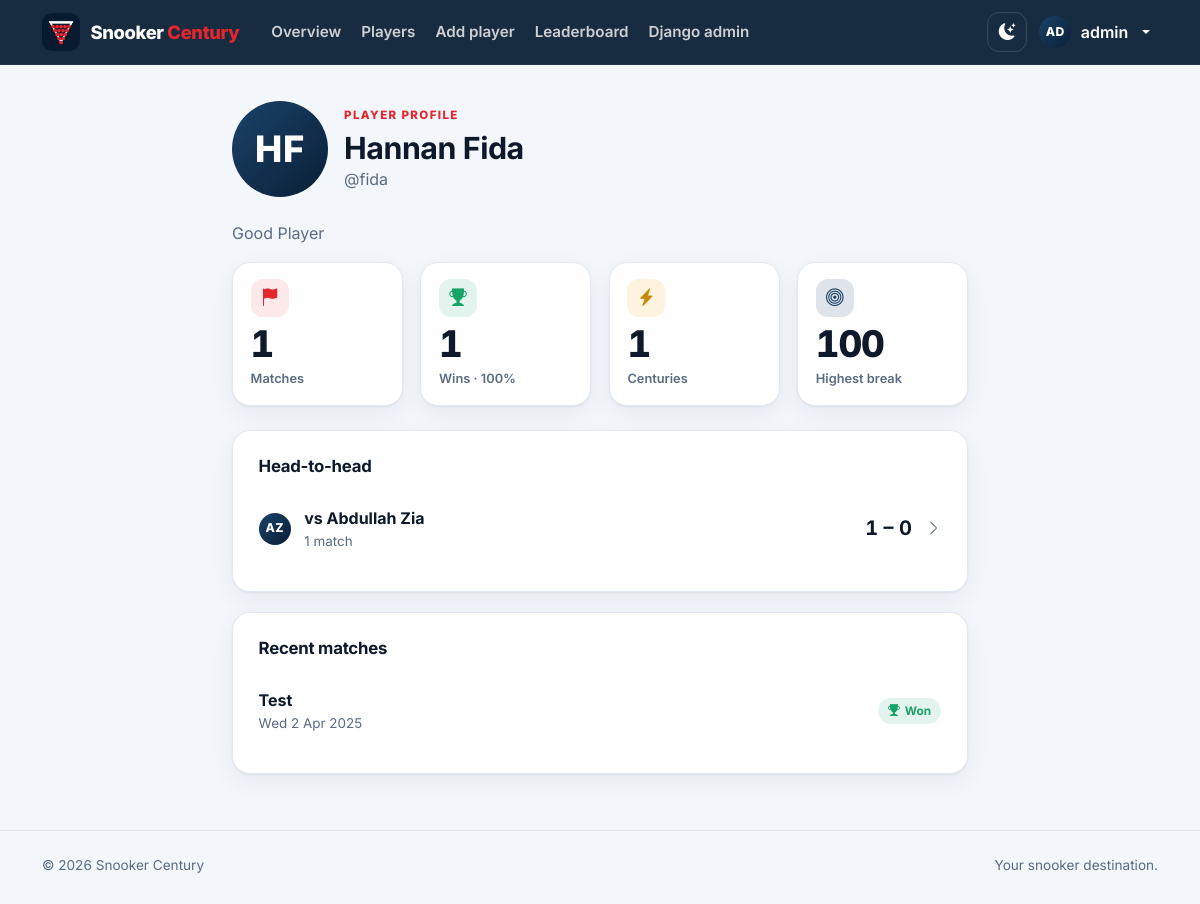
The page /stats/player/fida/ (signed in) on the database its author committed.
### accounts/models.py (models this page shows, shortened)
class User(AbstractUser):
    is_admin = models.BooleanField(default=False)
    bio = models.TextField(blank=True)
    profile_picture = models.ImageField(upload_to="profile_pics/", blank=True, null=True)
    @property
    def is_site_admin(self):
        return bool(self.is_admin or self.is_superuser)
    @property
    def display_name(self):
        return self.get_full_name().strip() or self.username
    @property
    def initials(self):
        parts = [p for p in (self.first_name, self.last_name) if p]
        if parts:
            return "".join(p[0] for p in parts[:2]).upper()
        return (self.username[:2] or "?").upper()

### stats/models.py (models this page shows, shortened)
class PlayerStats(models.Model):
    player = models.OneToOneField(settings.AUTH_USER_MODEL, on_delete=models.CASCADE, related_name="stats")
    total_matches = models.IntegerField(default=0)
    wins = models.IntegerField(default=0)
    highest_break = models.IntegerField(default=0)
    total_centuries = models.IntegerField(default=0)
    last_updated = models.DateTimeField(auto_now=True)
    @property
    def win_rate(self):
        return round(100 * self.wins / self.total_matches) if self.total_matches else 0

class PlayerVsPlayerStats(models.Model):
    player1 = models.ForeignKey(settings.AUTH_USER_MODEL, on_delete=models.CASCADE, related_name="stats_as_player1")
    player2 = models.ForeignKey(settings.AUTH_USER_MODEL, on_delete=models.CASCADE, related_name="stats_as_player2")
    player1_wins = models.IntegerField(default=0)
    player2_wins = models.IntegerField(default=0)
    total_matches = models.IntegerField(default=0)
    last_updated = models.DateTimeField(auto_now=True)
    class Meta:
        unique_together = ["player1", "player2"]
        verbose_name = "Player vs Player Stats"
        verbose_name_plural = "Player vs Player Stats"

### matches/models.py (models this page shows, shortened)
class MatchPlayer(models.Model):
    match = models.ForeignKey(Match, on_delete=models.CASCADE, related_name='players')
    player = models.ForeignKey(settings.AUTH_USER_MODEL, on_delete=models.CASCADE, related_name='matches')
    total_score = models.IntegerField(default=0)
    highest_break = models.IntegerField(default=0)
    is_winner = models.BooleanField(null=True, blank=True)
    class Meta:
        unique_together = ['match', 'player']

class Match(models.Model):
    title = models.CharField(max_length=255)
    date = models.DateTimeField(auto_now_add=True)
    location = models.CharField(max_length=255, blank=True)
    notes = models.TextField(blank=True)
    is_active = models.BooleanField(default=True)
    created_by = models.ForeignKey(settings.AUTH_USER_MODEL, on_delete=models.CASCADE, related_name='created_matches')
    class Meta:
        verbose_name = "Match"
        verbose_name_plural = "Matches"
        ordering = ['-date']

### stats/views.py (the view)
# urls.py: path("", views.player_stats, name="my_stats"),
@login_required
def player_stats(request, username=None):
    player = get_object_or_404(User, username=username) if username else request.user
    stats, created = PlayerStats.objects.get_or_create(player=player)
    if created or request.GET.get("refresh_stats"):
        stats.update_stats()
    entries = (
        MatchPlayer.objects.filter(player=player)
        .select_related("match")
        .prefetch_related("match__players")
        .order_by("-match__date")[:10]
    )
    recent_matches = [{"entry": e, "match": e.match, "result": result_for(e)} for e in entries]
    head_to_head = (
        PlayerVsPlayerStats.objects.filter(Q(player1=player) | Q(player2=player))
        .filter(total_matches__gt=0)
        .select_related("player1", "player2")
    )
    rivalries = []
    for record in head_to_head:
        mine, theirs, opponent = (
            (record.player1_wins, record.player2_wins, record.player2)
            if record.player1_id == player.id
            else (record.player2_wins, record.player1_wins, record.player1)
        )
        rivalries.append({"record": record, "opponent": opponent, "mine": mine, "theirs": theirs})
    context = {
        "player": player,
        "stats": stats,
        "is_self": player.id == request.user.id,
        "recent_matches": recent_matches,
        "rivalries": rivalries,
    }
    return render(request, "player_stats.html", context)

### matches/services.py (called while the page is built)
def result_for(entry):
    match = entry.match
    if match.is_active:
        return "live"
    if entry.is_winner:
        return "won"
    if any(p.is_winner for p in match.players.all()):
        return "lost"
    return "draw"

### templates/player_stats.html (shortened to what this page needs)
{% extends "base.html" %}
{% block content %}
<div class="container container-narrow page">
  <div class="page-head">
    <div class="profile-hero">
      {% include "partials/avatar.html" with u=player size="avatar-xl" %}
      <div>
        <div class="eyebrow">{% if is_self %}My statistics{% else %}Player profile{% endif %}</div>
        <h1>{{ player.display_name }}</h1>
        <div class="text-muted">@{{ player.username }}</div>
      </div>
    </div>
  </div>
  {% if player.bio %}<p class="text-muted">{{ player.bio|linebreaksbr }}</p>{% endif %}
  <div class="kpis mb-4">
    <div class="kpi"><div class="kpi-icon"><i class="bi bi-flag-fill"></i></div><div class="kpi-value">{{ stats.total_matches }}</div><div class="kpi-label">Matches</div></div>
    <div class="kpi k-green"><div class="kpi-icon"><i class="bi bi-trophy-fill"></i></div><div class="kpi-value">{{ stats.wins }}</div><div class="kpi-label">Wins · {{ stats.win_rate }}%</div></div>
    <div class="kpi k-gold"><div class="kpi-icon"><i class="bi bi-lightning-charge-fill"></i></div><div class="kpi-value">{{ stats.total_centuries }}</div><div class="kpi-label">Centuries</div></div>
    <div class="kpi k-navy"><div class="kpi-icon"><i class="bi bi-bullseye"></i></div><div class="kpi-value">{{ stats.highest_break }}</div><div class="kpi-label">Highest break</div></div>
  </div>
  <section class="panel" aria-labelledby="h2h-h">
    <h2 class="panel-title" id="h2h-h">Head-to-head</h2>
    {% if rivalries %}
    <ul class="rows">
      {% for r in rivalries %}
      <li>
        <a class="row-item" href="{% url 'player_vs_player' player.username r.opponent.username %}">
          {% include "partials/avatar.html" with u=r.opponent size="avatar-sm" %}
          <div class="grow"><div class="t">vs {{ r.opponent.display_name }}</div><div class="s">{{ r.record.total_matches }} match{{ r.record.total_matches|pluralize:"es" }}</div></div>
          <div class="fw-bold tabular fs-5">{{ r.mine }} – {{ r.theirs }}</div>
          <i class="bi bi-chevron-right text-muted"></i>
        </a>
      </li>
      {% endfor %}
    </ul>
    {% else %}
    <div class="empty"><i class="bi bi-people"></i><p class="mb-0">No finished head-to-head matches yet.</p></div>
    {% endif %}
  </section>
  <section class="panel" aria-labelledby="rm-h">
    <h2 class="panel-title" id="rm-h">Recent matches</h2>
    {% if recent_matches %}
    <ul class="rows">
      {% for row in recent_matches %}
      <li class="row-item">
        <div class="grow"><div class="t">{{ row.match.title }}</div><div class="s">{{ row.match.date|date:"D j M Y" }}</div></div>
        {% include "partials/result_chip.html" with result=row.result %}
      </li>
      {% endfor %}
    </ul>
    {% else %}
    <div class="empty"><i class="bi bi-flag"></i><p class="mb-0">No matches yet.</p></div>
    {% endif %}
  </section>
</div>
{% endblock %}

### templates/base.html (shortened to what this page needs)
{% load static %}<!DOCTYPE html>
<html lang="en" data-bs-theme="light">
<head>
  <link href="https://cdn.jsdelivr.net/npm/bootstrap@5.3.3/dist/css/bootstrap.min.css" rel="stylesheet">
  <link href="https://cdn.jsdelivr.net/npm/bootstrap-icons@1.11.3/font/bootstrap-icons.min.css" rel="stylesheet">
  <link href="{% static 'css/app.css' %}" rel="stylesheet">
</head>
<body class="{% if user.is_authenticated %}has-tabbar{% endif %}">
  {% with url_name=request.resolver_match.url_name %}
  <header class="app-nav">
    <nav class="navbar navbar-expand-lg" aria-label="Main">
      <div class="container">
        <a class="brand" href="{% url 'home' %}">
          <img src="{% static 'img/icon.png' %}" alt="" width="38" height="38">
          <span>Snooker <b>Century</b></span>
        </a>
        <div class="d-flex align-items-center gap-2 order-lg-3">
          <button type="button" class="icon-btn" data-theme-toggle aria-label="Toggle theme"></button>
          {% if user.is_authenticated %}
          <div class="dropdown">
            <button class="nav-user dropdown-toggle" type="button" data-bs-toggle="dropdown" aria-expanded="false" aria-label="Account menu">
              {% include "partials/avatar.html" with u=user size="avatar-sm" %}
              <span class="d-none d-md-inline fw-semibold">{{ user.display_name }}</span>
            </button>
          </div>
          {% else %}
          <a class="btn btn-ghost-light btn-sm d-none d-sm-inline-flex" href="{% url 'login' %}">Log in</a>
          <a class="btn btn-primary btn-sm" href="{% url 'sign_up' %}">Sign up</a>
          {% endif %}
        </div>
        {% if user.is_authenticated %}
        <div class="collapse navbar-collapse order-lg-2 ms-lg-4" id="mainNav">
          <ul class="navbar-nav me-auto gap-lg-1">
            {% if user.is_site_admin %}
              <li class="nav-item"><a class="nav-link {% if url_name == 'admin_dashboard' %}active{% endif %}" href="{% url 'admin_dashboard' %}">Overview</a></li>
              <li class="nav-item"><a class="nav-link {% if url_name == 'admin_user_list' or url_name == 'admin_user_edit' or url_name == 'admin_user_delete' %}active{% endif %}" href="{% url 'admin_user_list' %}">Players</a></li>
              <li class="nav-item"><a class="nav-link {% if url_name == 'admin_user_create' %}active{% endif %}" href="{% url 'admin_user_create' %}">Add player</a></li>
              <li class="nav-item"><a class="nav-link {% if url_name == 'leaderboard' %}active{% endif %}" href="{% url 'leaderboard' %}">Leaderboard</a></li>
              {% if user.is_superuser %}<li class="nav-item"><a class="nav-link" href="/django-admin/">Django admin</a></li>{% endif %}
            {% endif %}
          </ul>
        </div>
        {% endif %}
      </div>
    </nav>
  </header>
  <main id="main">
    {% block content %}{% endblock %}
  </main>
  <footer class="site-footer">
    <div class="container d-flex flex-wrap justify-content-between gap-2">
      <span>&copy; {% now "Y" %} Snooker Century</span>
      <span>Your snooker destination.</span>
    </div>
  </footer>
  {% endwith %}
</body>
</html>

### templates/partials/avatar.html
<span class="avatar {{ size }}" aria-hidden="true">{{ u.initials }}{% if u.profile_picture %}<img src="{{ u.profile_picture.url }}" alt="" loading="lazy" onerror="this.remove()">{% endif %}</span>

### templates/partials/result_chip.html
{% if result == "live" %}<span class="chip chip-live">Live</span>
{% elif result == "won" %}<span class="chip chip-won"><i class="bi bi-trophy-fill"></i> Won</span>
{% elif result == "lost" %}<span class="chip chip-lost">Lost</span>
{% else %}<span class="chip chip-draw">Draw</span>{% endif %}

### rows shown on the page
User: initials "AD", display_name "admin"
User: initials "HF", display_name "Hannan Fida", username "fida", bio "Good Player"
PlayerStats: total_matches "1", wins "1", win_rate "100", total_centuries "1", highest_break "100"
PlayerVsPlayerStats: opponent.display_name "Abdullah Zia", record.total_matches "1", mine "1", theirs "0"
User: initials "AZ"
MatchPlayer: match "Test", match "Wed 2 Apr 2025"
